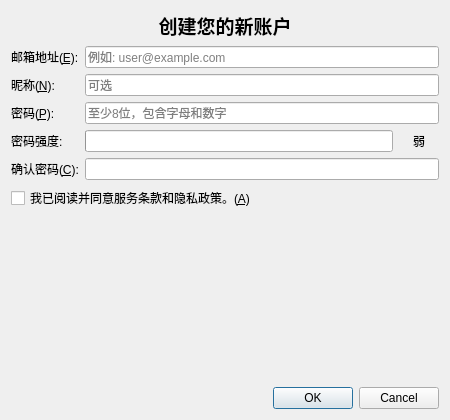
<?xml version="1.0" encoding="UTF-8"?>
<ui version="4.0">
 <class>RegisterDialog</class>
 <widget class="QDialog" name="RegisterDialog">
  <property name="geometry">
   <rect>
    <x>0</x>
    <y>0</y>
    <width>450</width>
    <height>420</height> </rect>
  </property>
  <property name="windowTitle">
   <string>创建账户</string>
  </property>
  <property name="modal">
   <bool>true</bool>
  </property>
  <layout class="QVBoxLayout" name="verticalLayout">
   <item>
    <widget class="QLabel" name="titleLabel">
     <property name="font">
      <font>
       <pointsize>14</pointsize>
       <weight>75</weight>
       <bold>true</bold>
      </font>
     </property>
     <property name="text">
      <string>创建您的新账户</string>
     </property>
     <property name="alignment">
      <set>Qt::AlignCenter</set>
     </property>
    </widget>
   </item>
   <item>
    <layout class="QFormLayout" name="formLayout">
     <property name="fieldGrowthPolicy">
      <enum>QFormLayout::ExpandingFieldsGrow</enum>
     </property>
     <item row="0" column="0">
      <widget class="QLabel" name="emailLabel">
       <property name="text">
        <string>邮箱地址(&amp;E):</string>
       </property>
       <property name="buddy">
        <cstring>emailLineEdit</cstring>
       </property>
      </widget>
     </item>
     <item row="0" column="1">
      <widget class="QLineEdit" name="emailLineEdit">
       <property name="placeholderText">
        <string>例如: user@example.com</string>
       </property>
      </widget>
     </item>
     <item row="1" column="0">
      <widget class="QLabel" name="nicknameLabel">
       <property name="text">
        <string>昵称(&amp;N):</string>
       </property>
       <property name="buddy">
        <cstring>nicknameLineEdit</cstring>
       </property>
      </widget>
     </item>
     <item row="1" column="1">
      <widget class="QLineEdit" name="nicknameLineEdit">
       <property name="placeholderText">
        <string>可选</string>
       </property>
      </widget>
     </item>
     <item row="2" column="0">
      <widget class="QLabel" name="passwordLabel">
       <property name="text">
        <string>密码(&amp;P):</string>
       </property>
       <property name="buddy">
        <cstring>passwordLineEdit</cstring>
       </property>
      </widget>
     </item>
     <item row="2" column="1">
      <widget class="QLineEdit" name="passwordLineEdit">
       <property name="echoMode">
        <enum>QLineEdit::Password</enum>
       </property>
       <property name="placeholderText">
        <string>至少8位，包含字母和数字</string>
       </property>
      </widget>
     </item>
     <item row="3" column="0">
      <widget class="QLabel" name="passwordStrengthLabel">
       <property name="text">
        <string>密码强度:</string>
       </property>
      </widget>
     </item>
     <item row="3" column="1">
      <layout class="QHBoxLayout" name="horizontalLayout">
       <item>
        <widget class="QProgressBar" name="passwordStrengthBar">
         <property name="maximum">
          <number>100</number>
         </property>
         <property name="value">
          <number>0</number>
         </property>
         <property name="textVisible">
          <bool>false</bool>
         </property>
        </widget>
       </item>
       <item>
        <widget class="QLabel" name="passwordStrengthTextLabel"> <property name="minimumSize">
          <size>
           <width>40</width>
           <height>0</height>
          </size>
         </property>
         <property name="text">
          <string>弱</string>
         </property>
         <property name="alignment">
          <set>Qt::AlignCenter</set>
         </property>
        </widget>
       </item>
      </layout>
     </item>
     <item row="4" column="0">
      <widget class="QLabel" name="confirmPasswordLabel">
       <property name="text">
        <string>确认密码(&amp;C):</string>
       </property>
       <property name="buddy">
        <cstring>confirmPasswordLineEdit</cstring>
       </property>
      </widget>
     </item>
     <item row="4" column="1">
      <widget class="QLineEdit" name="confirmPasswordLineEdit">
       <property name="echoMode">
        <enum>QLineEdit::Password</enum>
       </property>
      </widget>
     </item>
    </layout>
   </item>
   <item>
    <widget class="QCheckBox" name="termsCheckBox">
     <property name="text">
      <string>我已阅读并同意服务条款和隐私政策。(&amp;A)</string>
     </property>
    </widget>
   </item>
   <item>
    <widget class="QLabel" name="statusLabel">
     <property name="text">
      <string/>
     </property>
     <property name="alignment">
      <set>Qt::AlignCenter</set>
     </property>
     <property name="wordWrap">
      <bool>true</bool>
     </property>
     <property name="styleSheet">
      <string notr="true">color: red;</string>
     </property>
    </widget>
   </item>
   <item>
    <spacer name="verticalSpacer">
     <property name="orientation">
      <enum>Qt::Vertical</enum>
     </property>
     <property name="sizeHint" stdset="0">
      <size>
       <width>20</width>
       <height>10</height>
      </size>
     </property>
    </spacer>
   </item>
   <item>
    <widget class="QDialogButtonBox" name="buttonBox">
     <property name="orientation">
      <enum>Qt::Horizontal</enum>
     </property>
     <property name="standardButtons">
      <set>QDialogButtonBox::Cancel|QDialogButtonBox::Ok</set>
     </property>
    </widget>
   </item>
  </layout>
 </widget>
 <tabstops>
  <tabstop>emailLineEdit</tabstop>
  <tabstop>nicknameLineEdit</tabstop>
  <tabstop>passwordLineEdit</tabstop>
  <tabstop>confirmPasswordLineEdit</tabstop>
  <tabstop>termsCheckBox</tabstop>
  <tabstop>buttonBox</tabstop>
 </tabstops>
 <resources/>
 <connections/>
</ui>
